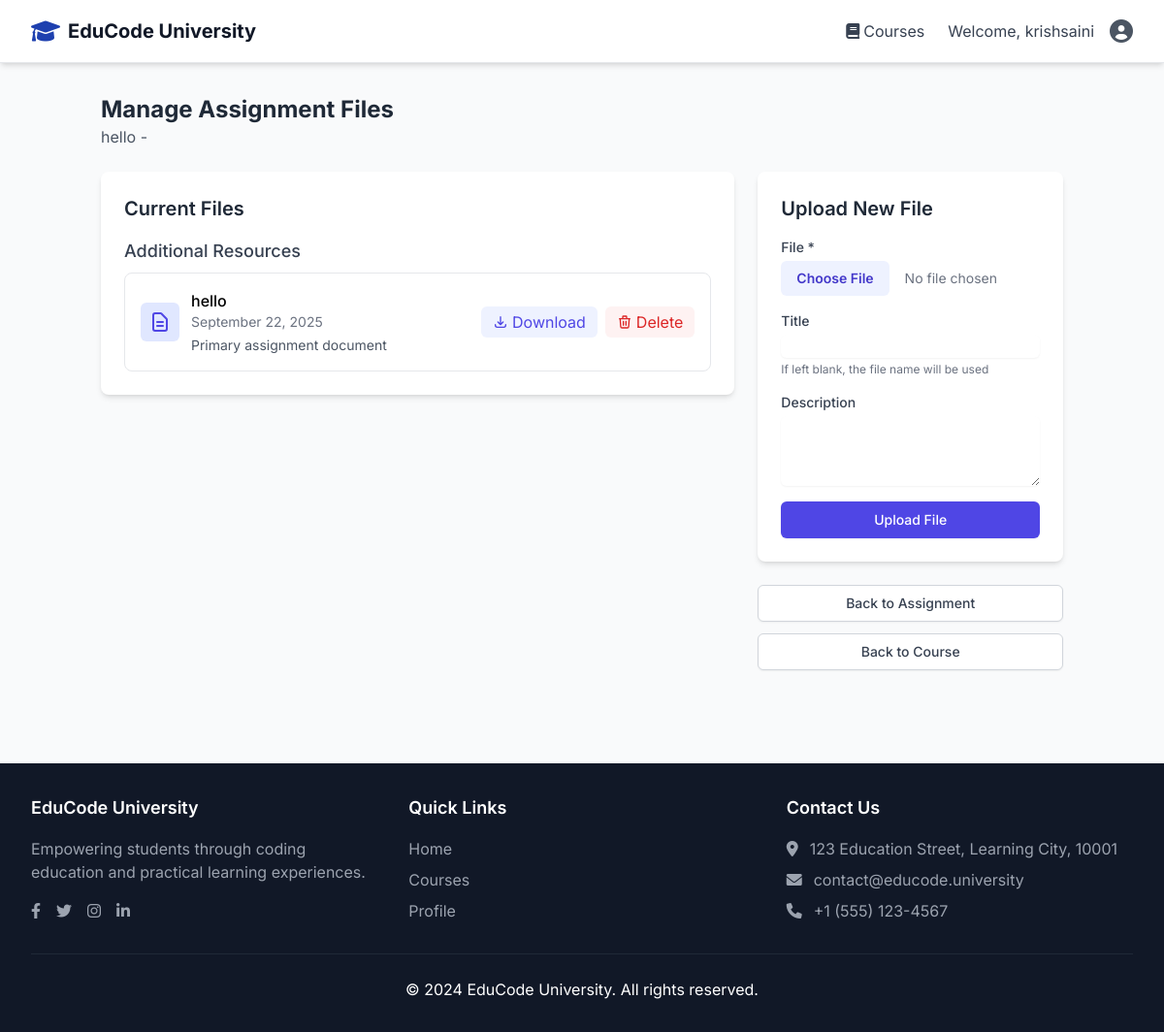
/assignments/2/manage-uploads/ (signed in), run on the app's committed database.
### accounts/models.py (models this page shows, shortened)
class User(AbstractUser):
    ROLE_CHOICES = [
        ('student', 'Student'),
        ('teacher', 'Teacher'),
        ('admin', 'Admin'),
    ]
    role = models.CharField(max_length=10, choices=ROLE_CHOICES, default='student')
    phone = models.CharField(max_length=15, blank=True, null=True)
    bio = models.TextField(blank=True, null=True)
    profile_picture = models.ImageField(upload_to='profile_pics/', blank=True, null=True)
    university_id = models.CharField(max_length=20, blank=True, null=True)
    department = models.CharField(max_length=100, blank=True, null=True)
    created_at = models.DateTimeField(auto_now_add=True)
    updated_at = models.DateTimeField(auto_now=True)

### assignments/models.py (models this page shows, shortened)
class Assignment(models.Model):
    DIFFICULTY_CHOICES = [
        ('easy', 'Easy'),
        ('medium', 'Medium'),
        ('hard', 'Hard')
    ]
    course = models.ForeignKey(Course, on_delete=models.CASCADE, related_name='assignments')
    title = models.CharField(max_length=200)
    description = models.TextField()
    problem_statement = models.TextField()
    constraints = models.TextField(blank=True, help_text="Input constraints and limits")
    sample_input = models.TextField(blank=True)
    sample_output = models.TextField(blank=True)
    difficulty = models.CharField(max_length=10, choices=DIFFICULTY_CHOICES, default='easy')
    max_score = models.IntegerField(default=100)
    programming_language = models.CharField(
        max_length=50,
        choices=[
            ('python', 'Python'),
            ('java', 'Java'),
            ('cpp', 'C++'),
            ('c', 'C'),
            ('javascript', 'JavaScript')
        ],
        default='python'
    )
    time_limit_seconds = models.IntegerField(default=2)
    memory_limit_mb = models.IntegerField(default=128)
    starter_code = models.TextField(blank=True, help_text="Initial code template for students")
    solution_code = models.TextField(help_text="Teacher's solution (hidden from students)")
    assignment_file = models.FileField(upload_to='assignments/', blank=True, null=True, help_text="Upload assignment document or additional resources")
    due_date = models.DateTimeField()
    is_active = models.BooleanField(default=True)
    allow_multiple_submissions = models.BooleanField(default=True)
    created_at = models.DateTimeField(auto_now_add=True)
    updated_at = models.DateTimeField(auto_now=True)

class AssignmentUpload(models.Model):
    assignment = models.ForeignKey(Assignment, on_delete=models.CASCADE, related_name='uploads')
    file = models.FileField(upload_to='assignment_uploads/')
    title = models.CharField(max_length=200)
    description = models.TextField(blank=True)
    uploaded_by = models.ForeignKey(settings.AUTH_USER_MODEL, on_delete=models.CASCADE, related_name='assignment_uploads')
    upload_date = models.DateTimeField(auto_now_add=True)

### assignments/views.py (the view, shortened to what this page needs)
# urls.py: path('<int:assignment_id>/manage-uploads/', views.manage_assignment_uploads, name='manage_uploads'),
@login_required
@user_passes_test(is_teacher)
@csrf_protect
def manage_assignment_uploads(request, assignment_id):
    assignment = get_object_or_404(Assignment, id=assignment_id)
    if request.user != assignment.course.instructor and not request.user.is_staff:
        messages.error(request, "You don't have permission to manage this assignment.")
        return redirect('courses:course_list')
    uploads = AssignmentUpload.objects.filter(assignment=assignment).order_by('-upload_date')
    context = {
        'assignment': assignment,
        'uploads': uploads
    }
    return render(request, 'assignments/manage_uploads.html', context)

### assignments/views.py (called while the page is built)
def is_teacher(user):
    return user.is_authenticated and user.role == 'teacher'

### templates/assignments/manage_uploads.html (shortened to what this page needs)
{% extends 'base.html' %}
{% load static %}
{% block content %}
<div class="container mx-auto px-4 py-8">
    <div class="mb-6">
        <h1 class="text-2xl font-bold text-gray-800">Manage Assignment Files</h1>
        <p class="text-gray-600">{{ assignment.title }} - {{ assignment.course.name }}</p>
    </div>
    <div class="grid grid-cols-1 lg:grid-cols-3 gap-6">
        <div class="lg:col-span-2">
            <div class="bg-white rounded-lg shadow-md p-6">
                <h2 class="text-xl font-semibold text-gray-800 mb-4">Current Files</h2>
                <div>
                    <h3 class="text-lg font-medium text-gray-700 mb-2">Additional Resources</h3>
                    {% if uploads %}
                        <div class="space-y-3">
                            {% for upload in uploads %}
                            <div class="border border-gray-200 rounded-lg p-4 flex items-center justify-between">
                                <div class="flex items-center">
                                    <div class="bg-indigo-100 p-2 rounded-md mr-3">
                                    </div>
                                    <div>
                                        <p class="font-medium">{{ upload.title }}</p>
                                        <p class="text-sm text-gray-500">{{ upload.upload_date|date:"F j, Y" }}</p>
                                        {% if upload.description %}
                                        <p class="text-sm text-gray-600 mt-1">{{ upload.description }}</p>
                                        {% endif %}
                                    </div>
                                </div>
                                <div class="flex space-x-2">
                                    <a href="{{ upload.file.url }}" download class="px-3 py-1 bg-indigo-50 text-indigo-600 rounded-md hover:bg-indigo-100 flex items-center">
                                        <svg xmlns="http://www.w3.org/2000/svg" class="h-4 w-4 mr-1" fill="none" viewBox="0 0 24 24" stroke="currentColor">
                                            <path stroke-linecap="round" stroke-linejoin="round" stroke-width="2" d="M4 16v1a3 3 0 003 3h10a3 3 0 003-3v-1m-4-4l-4 4m0 0l-4-4m4 4V4" />
                                        </svg>
                                        Download
                                    </a>
                                    <form method="post" class="inline">
                                        <button type="submit" name="delete_file" class="px-3 py-1 bg-red-50 text-red-600 rounded-md hover:bg-red-100 flex items-center">
                                            Delete
                                        </button>
                                    </form>
                                </div>
                            </div>
                            {% endfor %}
                        </div>
                    {% endif %}
                </div>
            </div>
        </div>
        <div class="lg:col-span-1">
            <div class="bg-white rounded-lg shadow-md p-6">
                <h2 class="text-xl font-semibold text-gray-800 mb-4">Upload New File</h2>
                <form method="post" enctype="multipart/form-data" class="space-y-4">
                    <div>
                        <label for="file" class="block text-sm font-medium text-gray-700">File *</label>
                        <input type="file" name="file" id="file" required
                               class="mt-1 block w-full text-sm text-gray-500 file:mr-4 file:py-2 file:px-4 file:rounded-md file:border-0 file:text-sm file:font-semibold file:bg-indigo-50 file:text-indigo-700 hover:file:bg-indigo-100">
                    </div>
                    <div>
                        <label for="title" class="block text-sm font-medium text-gray-700">Title</label>
                        <input type="text" name="title" id="title"
                               class="mt-1 block w-full rounded-md border-gray-300 shadow-sm focus:border-indigo-500 focus:ring-indigo-500">
                        <p class="mt-1 text-xs text-gray-500">If left blank, the file name will be used</p>
                    </div>
                    <div>
                        <label for="description" class="block text-sm font-medium text-gray-700">Description</label>
                        <textarea name="description" id="description" rows="3"
                                  class="mt-1 block w-full rounded-md border-gray-300 shadow-sm focus:border-indigo-500 focus:ring-indigo-500"></textarea>
                    </div>
                    <div>
                        <button type="submit" name="upload_file" class="w-full px-4 py-2 border border-transparent rounded-md shadow-sm text-sm font-medium text-white bg-indigo-600 hover:bg-indigo-700 focus:outline-none focus:ring-2 focus:ring-offset-2 focus:ring-indigo-500">
                            Upload File
                        </button>
                    </div>
                </form>
            </div>
            <div class="mt-6 space-y-3">
                <a href="{% url 'assignments:assignment_detail' assignment.id %}" class="block w-full text-center px-4 py-2 border border-gray-300 rounded-md shadow-sm text-sm font-medium text-gray-700 bg-white hover:bg-gray-50 focus:outline-none focus:ring-2 focus:ring-offset-2 focus:ring-indigo-500">
                    Back to Assignment
                </a>
                <a href="{% url 'courses:course_detail' assignment.course.id %}" class="block w-full text-center px-4 py-2 border border-gray-300 rounded-md shadow-sm text-sm font-medium text-gray-700 bg-white hover:bg-gray-50 focus:outline-none focus:ring-2 focus:ring-offset-2 focus:ring-indigo-500">
                    Back to Course
                </a>
            </div>
        </div>
    </div>
</div>
{% endblock %}

### templates/base.html (shortened to what this page needs)
<!DOCTYPE html>
<html lang="en">
<head>
    <script src="https://cdn.tailwindcss.com"></script>
    <link href="https://cdnjs.cloudflare.com/ajax/libs/font-awesome/6.0.0/css/all.min.css" rel="stylesheet">
</head>
<body class="bg-gray-50 min-h-screen">
    <nav class="bg-white shadow-md border-b sticky top-0 z-50 transition-all duration-300">
        <div class="max-w-7xl mx-auto px-4 sm:px-6 lg:px-8">
            <div class="flex justify-between h-16">
                <div class="flex items-center">
                    <a href="{% url 'home' %}" class="flex items-center space-x-2 hover-scale">
                        <i class="fas fa-graduation-cap text-2xl text-primary"></i>
                        <span class="text-xl font-bold text-gray-900">EduCode University</span>
                    </a>
                </div>
                <div class="hidden md:flex items-center space-x-6">
                    {% if user.is_authenticated %}
                        <a href="{% url 'courses:course_list' %}" class="text-gray-700 hover:text-primary flex items-center space-x-1 transition duration-300 ease-in-out hover:scale-105">
                            <i class="fas fa-book"></i>
                            <span>Courses</span>
                        </a>
                        <div class="flex items-center space-x-4">
                            <span class="text-gray-700 hidden lg:inline">Welcome, {{ user.username }}</span>
                            <div class="relative">
                                <button type="button" class="flex items-center text-sm rounded-full focus:outline-none focus:ring-2 focus:ring-offset-2 focus:ring-primary transition duration-300 ease-in-out hover:scale-105" id="user-menu-button">
                                    <i class="fas fa-user-circle text-2xl text-gray-600"></i>
                                </button>
                            </div>
                        </div>
                    {% endif %}
                </div>
            </div>
        </div>
    </nav>
    <main class="animate-fade-in">
        {% block content %}
        {% endblock %}
    </main>
    <footer class="bg-gray-900 text-white mt-16">
        <div class="max-w-7xl mx-auto px-4 sm:px-6 lg:px-8 py-8">
            <div class="grid grid-cols-1 md:grid-cols-3 gap-8 mb-8">
                <div>
                    <h3 class="text-lg font-semibold mb-4 text-white">EduCode University</h3>
                    <p class="text-gray-400 mb-4">Empowering students through coding education and practical learning experiences.</p>
                    <div class="flex space-x-4">
                        <a href="#" class="text-gray-400 hover:text-white transition-colors duration-300">
                            <i class="fab fa-facebook-f"></i>
                        </a>
                        <a href="#" class="text-gray-400 hover:text-white transition-colors duration-300">
                            <i class="fab fa-twitter"></i>
                        </a>
                        <a href="#" class="text-gray-400 hover:text-white transition-colors duration-300">
                            <i class="fab fa-instagram"></i>
                        </a>
                        <a href="#" class="text-gray-400 hover:text-white transition-colors duration-300">
                            <i class="fab fa-linkedin-in"></i>
                        </a>
                    </div>
                </div>
                <div>
                    <h3 class="text-lg font-semibold mb-4 text-white">Quick Links</h3>
                    <ul class="space-y-2">
                        <li><a href="{% url 'home' %}" class="text-gray-400 hover:text-white transition-colors duration-300">Home</a></li>
                        <li><a href="{% url 'courses:course_list' %}" class="text-gray-400 hover:text-white transition-colors duration-300">Courses</a></li>
                        {% if user.is_authenticated %}
                            <li><a href="{% url 'accounts:profile' %}" class="text-gray-400 hover:text-white transition-colors duration-300">Profile</a></li>
                        {% else %}
                            <li><a href="{% url 'accounts:login' %}" class="text-gray-400 hover:text-white transition-colors duration-300">Login</a></li>
                            <li><a href="{% url 'accounts:register' %}" class="text-gray-400 hover:text-white transition-colors duration-300">Register</a></li>
                        {% endif %}
                    </ul>
                </div>
                <div>
                    <h3 class="text-lg font-semibold mb-4 text-white">Contact Us</h3>
                    <ul class="space-y-2 text-gray-400">
                        <li class="flex items-start">
                            <i class="fas fa-map-marker-alt mt-1 mr-3"></i>
                            <span>123 Education Street, Learning City, 10001</span>
                        </li>
                        <li class="flex items-center">
                            <i class="fas fa-envelope mr-3"></i>
                            <span>contact@educode.university</span>
                        </li>
                        <li class="flex items-center">
                            <i class="fas fa-phone mr-3"></i>
                            <span>+1 (555) 123-4567</span>
                        </li>
                    </ul>
                </div>
            </div>
            <div class="border-t border-gray-800 pt-6 text-center">
                <p>&copy; 2024 EduCode University. All rights reserved.</p>
            </div>
        </div>
    </footer>
</body>
</html>

### templates/base.html (style rules this page uses)
body { font-family: 'Inter', sans-serif; }
.animate-fade-in { animation: fadeIn 0.5s ease-in-out; }
.hover-scale { transition: transform 0.3s ease; }

### data on the page
User: username "krishsaini"
Assignment: title "hello"
AssignmentUpload: title "hello", upload_date "September 22, 2025", description "Primary assignment document"
